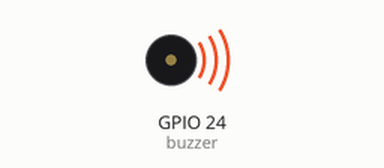
Simulated run of this program. Board: Raspberry Pi (BCM pin numbers). Parts: buzzer (waves = sounding). At 0.3 s the program stops and its outputs stay as they are.

Above: at 0.15 s.
Timing chart, 0 to 1.8 s (numbered marks = the images above):
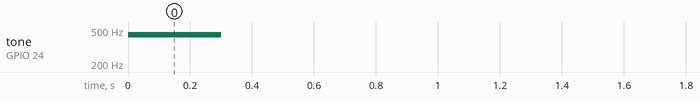

Measured:
- by itself, tone on GPIO 24 (buzzer): silent → 440 Hz at 0.00 s, → silent 0.30 s later

The program:

test-tones.py
```python
#!/usr/bin/env python
# https://learn.adafruit.com/using-piezo-buzzers-with-circuitpython-arduino/circuitpython

import board
import pulseio
import time

buzzer = pulseio.PWMOut(board.D24, variable_frequency=True)
buzzer.frequency = 440

OFF = 0
ON = 2**15

buzzer.duty_cycle = ON
time.sleep(0.3)

buzzer.duty_cycle = OFF
```
